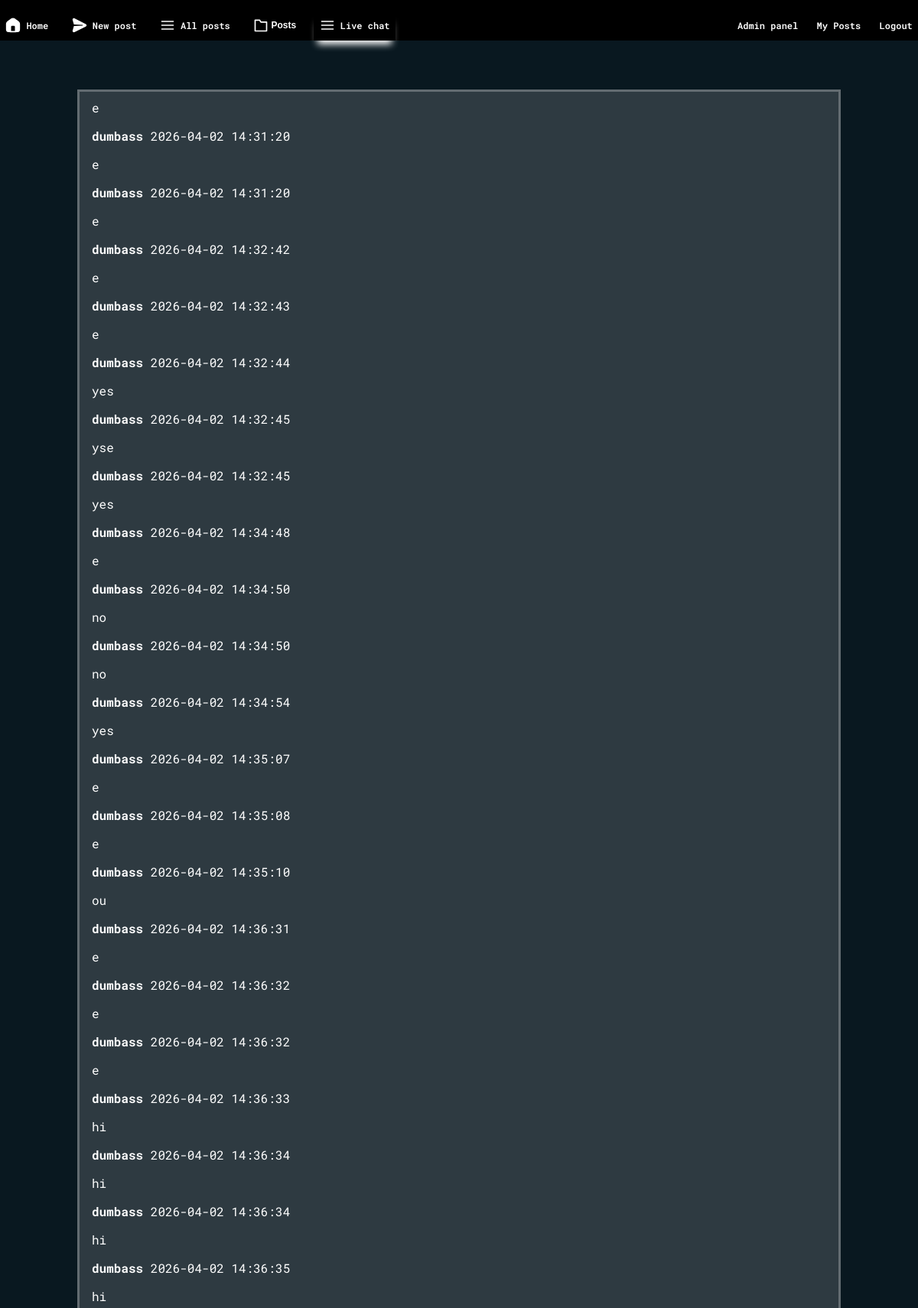
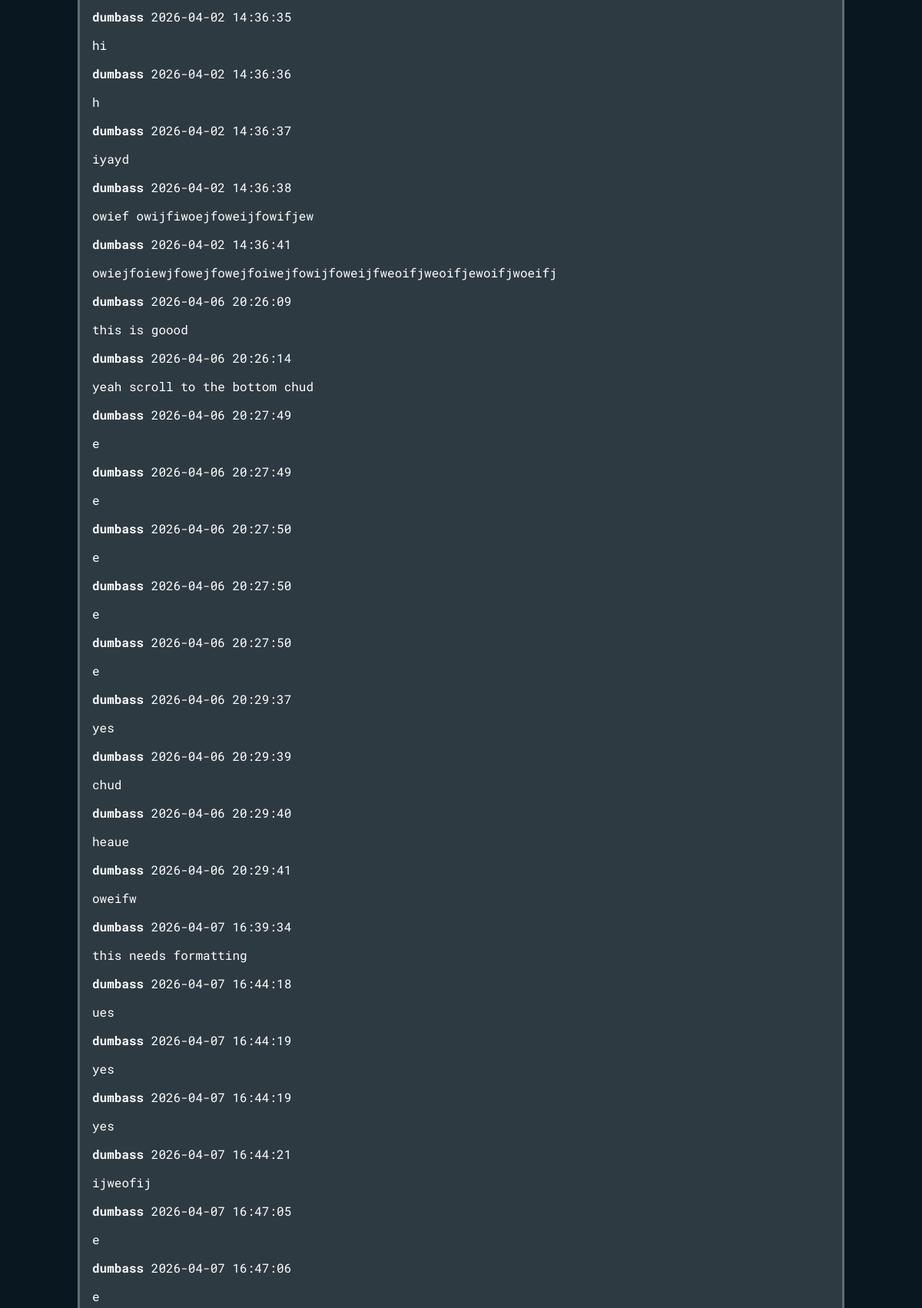
Page /livechat (signed in, upper part) on the committed database (2 pictures, top to bottom).
### tables this page shows
CREATE TABLE chat ("id" INTEGER PRIMARY KEY AUTOINCREMENT, "user_id" INTEGER NOT NULL REFERENCES users(id), "message" TEXT NOT NULL, "time" TEXT NOT NULL);

CREATE TABLE "users" (
    id INTEGER PRIMARY KEY AUTOINCREMENT,
    "name" TEXT UNIQUE,
    password TEXT
, imageurl TEXT, email TEXT);

### app.py (the view)
@app.route("/livechat")
def livechat():
    if "user_id" not in session:
        return redirect(url_for("login"))
    sql = """
        SELECT chat.message, chat.time, users.name
        FROM chat
        JOIN users ON chat.user_id = users.id
        ORDER BY chat.id ASC
        LIMIT 100;
    """
    messages = query_db(sql)
    return render_template("livechat.html", messages=messages)

### app.py (called while the page is built)
def get_db():
    db = getattr(g, '_database', None)
    if db is None:
        db = g._database = sqlite3.connect(DATABASE)
    return db

@app.teardown_appcontext
def close_connection(exception):
    db = getattr(g, '_database', None)
    if db is not None:
        db.close()

def query_db(query, args=(), one=False):
    cur = get_db().execute(query, args)
    rv = cur.fetchall()
    cur.close()
    return (rv[0] if rv else None) if one else rv

### templates/livechat.html (shortened to what this page needs)
{% extends "layout.html" %}
{% block body %}
<div class="chat-centered-content">
    <div id="chat-box" class="chat-box">
        {% for message in messages %}
            <div class="chat-meta">
                <strong>{{ message[2] }}</strong>
                <span>{{ message[1] }}</span>
            </div>
            <div class="chat-text">{{ message[0] }}</div>
        {% endfor %}
    </div>
</div>
{% endblock %}

### static/style.css (style rules this page uses)
:root { --nav-box-shadow:white; --nav-box-shadow-light:rgba(255, 255, 255, 0.6); --box-background:rgba(255, 255, 255, 0.15); --box-border:3px solid rgba(255, 255, 255, 0.25); --error-red:rgba(184, 39, 39, 0.616); --light-font:rgb(200, 200, 200); --sidebar-font-size:0.8vw; --reply-font:calc(0.5vh + 0.5vw); --reply-line:calc(2vh + 2vw); --navbar-font-size:1vw; }
body { background:rgba(9, 24, 32); color:white; font-family:"Roboto Mono"; margin:0; }
.chat-centered-content { display:grid; place-items:center; }
.chat-box { background:var(--box-background); border:var(--box-border); width:80%; padding:1em; margin-top:4em; margin-bottom:auto; gap:1em; height:80vh; max-height:60%; overflow-y:auto; display:flex; flex-direction:column; }

### rows in the picture
chat: message "e"
chat: name "dumbass", time "2026-04-02 14:31:20", message "e"
chat: name "dumbass", time "2026-04-02 14:31:20", message "e"
chat: name "dumbass", time "2026-04-02 14:32:42", message "e"
chat: name "dumbass", time "2026-04-02 14:32:43", message "e"
chat: name "dumbass", time "2026-04-02 14:32:44", message "yes"
chat: name "dumbass", time "2026-04-02 14:32:45", message "yse"
chat: name "dumbass", time "2026-04-02 14:32:45", message "yes"
chat: name "dumbass", time "2026-04-02 14:34:48", message "e"
chat: name "dumbass", time "2026-04-02 14:34:50", message "no"
chat: name "dumbass", time "2026-04-02 14:34:50", message "no"
chat: name "dumbass", time "2026-04-02 14:34:54", message "yes"
chat: name "dumbass", time "2026-04-02 14:35:07", message "e"
chat: name "dumbass", time "2026-04-02 14:35:08", message "e"
chat: name "dumbass", time "2026-04-02 14:35:10", message "ou"
chat: name "dumbass", time "2026-04-02 14:36:31", message "e"
chat: name "dumbass", time "2026-04-02 14:36:32", message "e"
chat: name "dumbass", time "2026-04-02 14:36:32", message "e"
chat: name "dumbass", time "2026-04-02 14:36:33", message "hi"
chat: name "dumbass", time "2026-04-02 14:36:34", message "hi"
chat: name "dumbass", time "2026-04-02 14:36:34", message "hi"
chat: name "dumbass", time "2026-04-02 14:36:35", message "hi"
chat: name "dumbass", time "2026-04-02 14:36:35", message "hi"
chat: name "dumbass", time "2026-04-02 14:36:36", message "h"
chat: name "dumbass", time "2026-04-02 14:36:37", message "iyayd"
chat: name "dumbass", time "2026-04-02 14:36:38", message "owief owijfiwoejfoweijfowifjew"
chat: name "dumbass", time "2026-04-02 14:36:41", message "owiejfoiewjfowejfowejfoiwejfowijfoweijfweoifjweoifjewoifjwoeifj"
chat: name "dumbass", time "2026-04-06 20:26:09", message "this is goood"
chat: name "dumbass", time "2026-04-06 20:26:14", message "yeah scroll to the bottom chud"
chat: name "dumbass", time "2026-04-06 20:27:49", message "e"
chat: name "dumbass", time "2026-04-06 20:27:49", message "e"
chat: name "dumbass", time "2026-04-06 20:27:50", message "e"
chat: name "dumbass", time "2026-04-06 20:27:50", message "e"
chat: name "dumbass", time "2026-04-06 20:27:50", message "e"
chat: name "dumbass", time "2026-04-06 20:29:37", message "yes"
chat: name "dumbass", time "2026-04-06 20:29:39", message "chud"
chat: name "dumbass", time "2026-04-06 20:29:40", message "heaue"
chat: name "dumbass", time "2026-04-06 20:29:41", message "oweifw"
chat: name "dumbass", time "2026-04-07 16:39:34", message "this needs formatting"
chat: name "dumbass", time "2026-04-07 16:44:18", message "ues"
chat: name "dumbass", time "2026-04-07 16:44:19", message "yes"
chat: name "dumbass", time "2026-04-07 16:44:19", message "yes"
chat: name "dumbass", time "2026-04-07 16:44:21", message "ijweofij"
chat: name "dumbass", time "2026-04-07 16:47:05", message "e"
chat: name "dumbass", time "2026-04-07 16:47:06", message "e"
